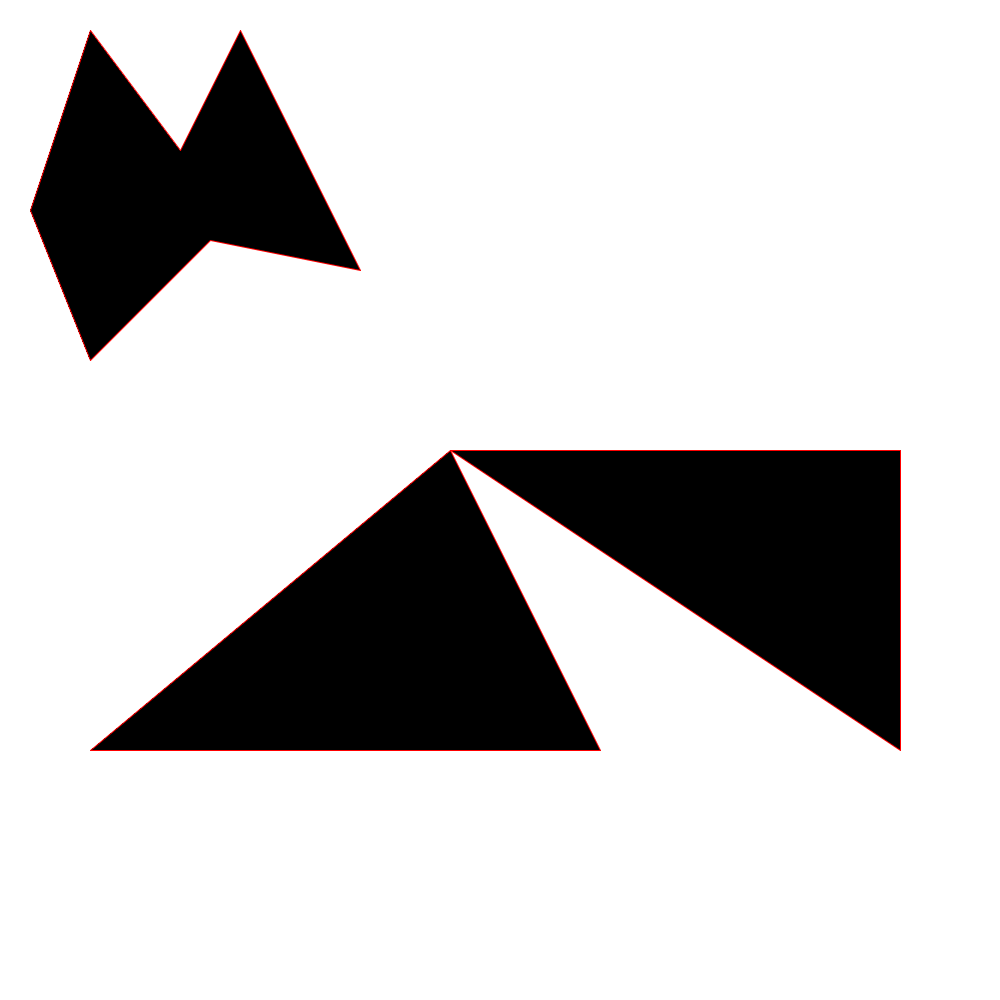
Frame 1 (no input)
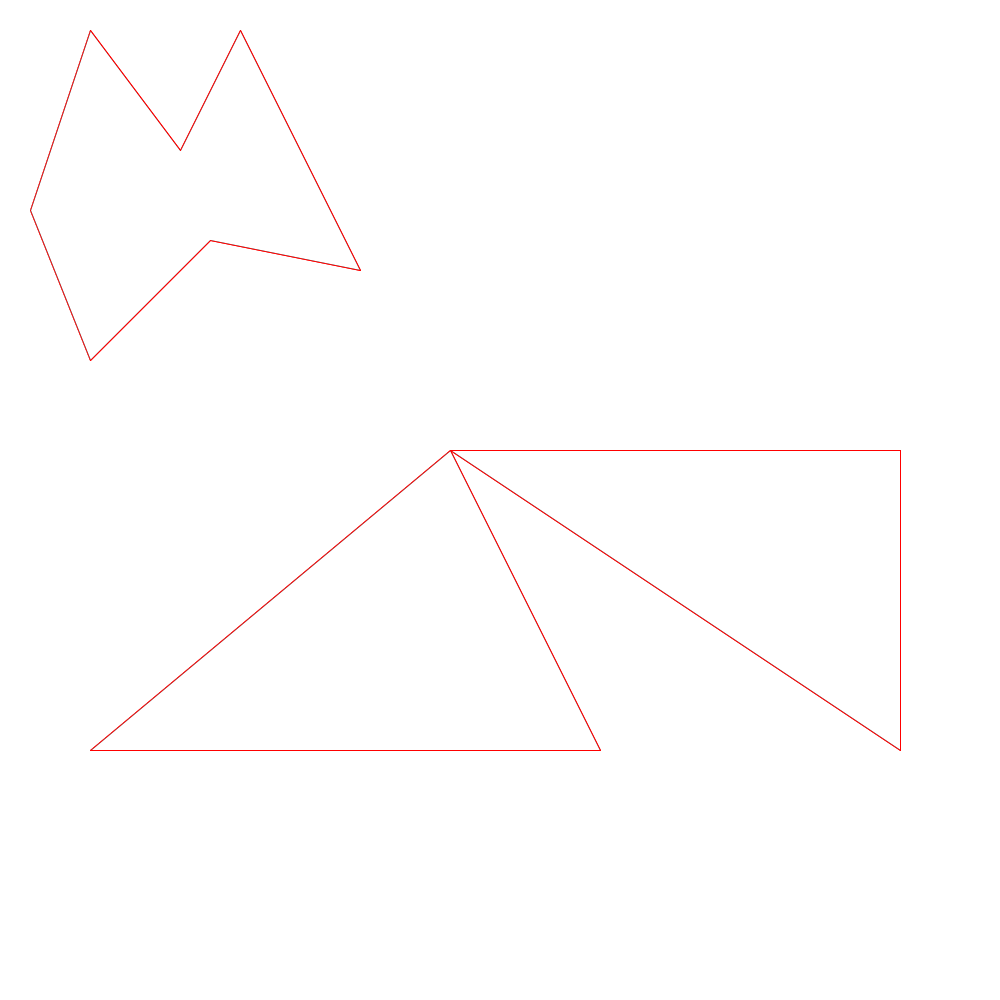
Frame 2 (the mouse pressed at the canvas centre, redrawn once)

The Processing sketch that drew these frames (run headless with seeded random() and noise(); the mouse was pressed at the canvas centre and the sketch redrawn once):

// Processing sketch: Cg11_EdgeMarkFill_PolygonFill
// ── Cg11_EdgeMarkFill_PolygonFill.pde
int scale = 30;

Polygon polygon;
Polygon polygon1;

void setup()
{
    //窗口的尺寸不要修改，Polygon内部填充算法现在是使用写死的窗口大小来写的算法
    //如果改了这里，内部算法的参数也要修改
    size(1000, 1000);
    background(255);
    
    Point[] points = new Point[7];
    points[0] = new Point(7*scale,8*scale);
    points[1] = new Point(3*scale,12*scale);
    points[2] = new Point(1*scale,7*scale);
    points[3] = new Point(3*scale,1*scale);
    points[4] = new Point(6*scale,5*scale);
    points[5] = new Point(8*scale,1*scale);
    points[6] = new Point(12*scale,9*scale);
    polygon = new Polygon(points);
    
    points = new Point[6];
    points[0] = new Point(15*scale,15*scale);
    points[1] = new Point(3*scale,25*scale);
    points[2] = new Point(20*scale,25*scale);
    points[3] = new Point(15*scale,15*scale);
    points[4] = new Point(30*scale,25*scale);
    points[5] = new Point(30*scale,15*scale);
    polygon1 = new Polygon(points);
}

void draw()
{
    stroke(0);
    polygon.FillPolygon();
    polygon.Render();
   
    stroke(0);
    polygon1.FillPolygon();
    polygon1.Render();
  
    noLoop();
}
// ── Polygon.pde
public class Point
{
    public int x;
    public int y;
    
    public Point(int _x, int _y)
    {
        x = _x;
        y = _y;
    }
}

public class Polygon
{
    private Point[] points;
    
    public Polygon(Point[] _points)
    {
        points = _points;
    }
    
    public void Render()
    {
        int lastPoint = points.length -1;
        stroke(255,0,0);
        for(int i = 0; i < points.length; ++i)
        {
            line(points[lastPoint].x, points[lastPoint].y ,points[i].x, points[i].y);
            lastPoint = i;
        }
    }
    
    //边缘填充算法填充多边形，先找到多边形的外接矩形的最大x坐标
    //然后填充多边形每一条边到外接矩形的最右边之间的所有像素，使用颜色取反操作填充像素
    //边缘填充算法会多次填充同一个像素多次以及可能多次填充多边形外的像素，所以效率不高
    //边缘填充算法也会填充部分多边形的边,如果填充色和边缘色不一样，需要重新绘制边缘
    public void FillPolygon()
    {
        int xMax = points[0].x;
        for(int i = 1; i < points.length; ++i)
        {
            Point point = points[i];
            if(point.x > xMax)
            {
                xMax = point.x;
            }            
        }
        
        loadPixels(); //获取显示窗口的像素
        
        int lastPoint = points.length -1;
        for(int i = 0; i < points.length; ++i)
        {
            FillLineRight(points[lastPoint].x, points[lastPoint].y ,points[i].x, points[i].y, xMax);
            lastPoint = i;
        }
        
        updatePixels();
    }
    
    private void FillLineRight(int x1, int y1, int x2, int y2, int xMax)
    {
        //显示窗口的宽度，用于操纵显示窗口的像素值
        int displayWindowWidth = 1000;
        
        if(y1 > y2)
        {
            y1 ^= y2;
            y2 ^= y1;
            y1 ^= y2;
            
            x1 ^= x2;
            x2 ^= x1;
            x1 ^= x2;
        }
        
        double k = y1 == y2 ? 0 : (x1 - x2) / (double)(y1 - y2);    //斜率的倒数
        double x = x1;
        //需要采用下闭上开原则，这里不能y<=y2这样判断，如果y1y2 y2y3两条边，如果y1<y2<y3会导致y2右边像素被填充两次导致错误的结果
        for(int y = y1; y < y2; ++y)
        {
            //x四舍五入为j
            for(int j = (int)(x + 0.5); j <= xMax; ++j)
            {
                //对背景色进行取反操作,如果背景是白色，则填充反色就是黑色
                //如果想填充自定义颜色如红色，则先将背景色先填充为红色的反色
                int index = displayWindowWidth * y + j;
                if(index < pixels.length && index >= 0)
                {
                    pixels[index] = color(255 - red(pixels[index]),255 - green(pixels[index]), 255 - blue(pixels[index]));
                }
            }
            x += k;
        }
    }
}
